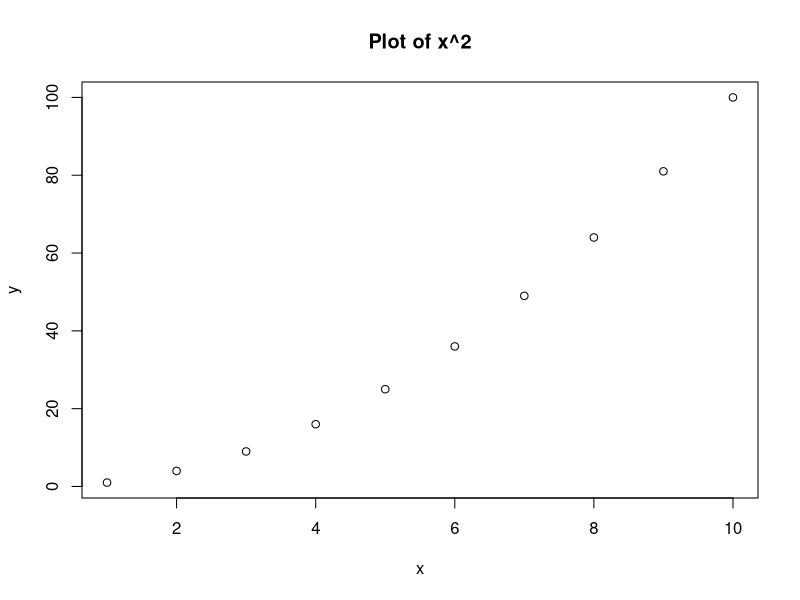

Write R code to recreate this figure.
# __FILENAME__
# By: __AUTHOR__
# __DATE__

# Define a function
my_function <- function(x) {
  return(x^2)
}
# Main script
x <- 1:10
y <- my_function(x)

# Plot the data
plot(x, y, main="Plot of x^2", xlab="x", ylab="y")

